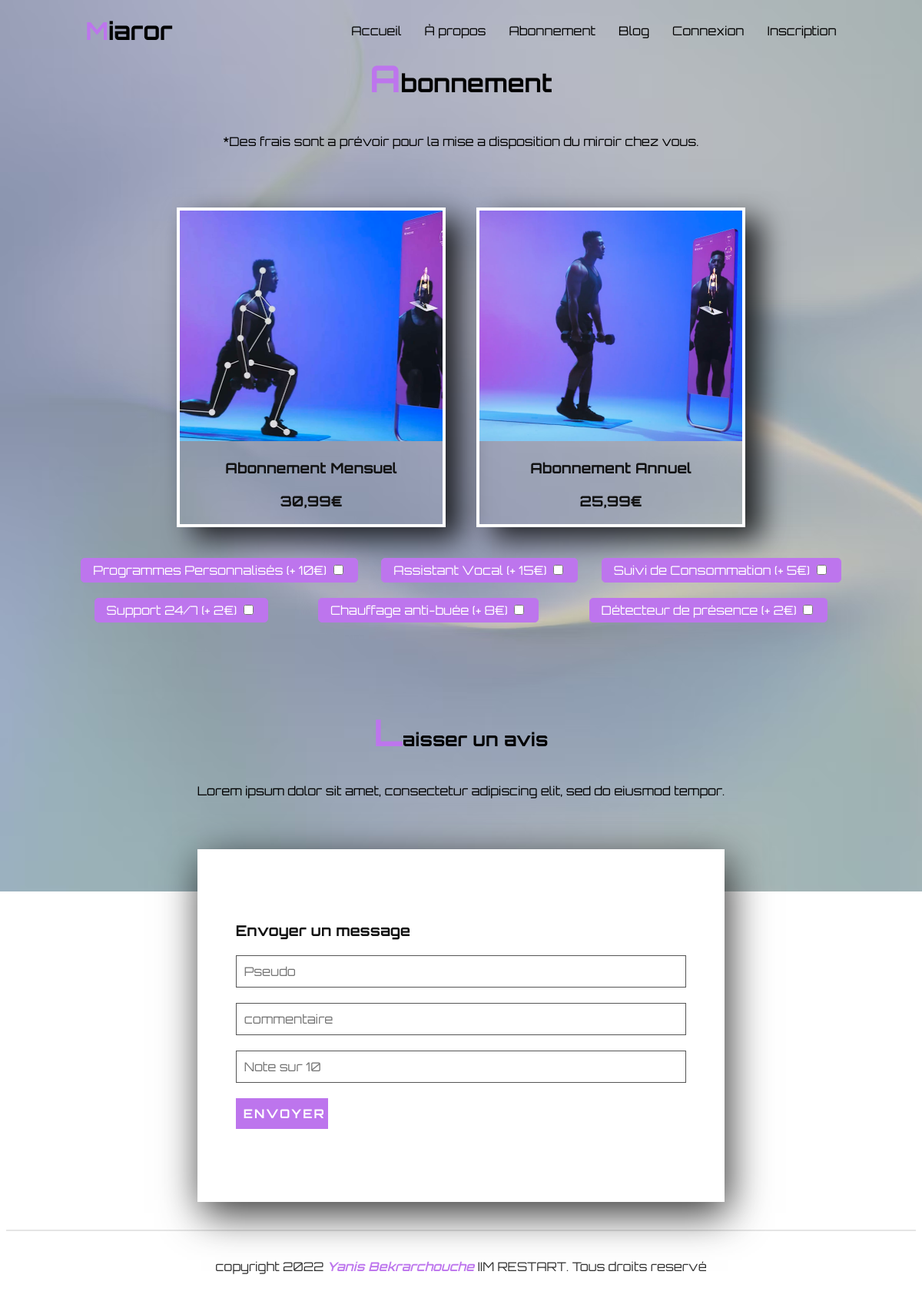
Page /abonnement.php on the committed database.
### tables this page shows
CREATE TABLE `boosts` (
  `id` int(11) NOT NULL,
  `name` varchar(50) NOT NULL,
  `cost` int(11) NOT NULL
);

### abonnement.php (the view, shortened to what this page needs)
<?php
include_once 'helpers/config.php';
$sel = $database->prepare('SELECT * FROM `boosts`');
$sel->execute();
$boosts = $sel->fetchAll(PDO::FETCH_ASSOC);
?>
<!DOCTYPE html>
<html lang="en">
<?php include ('./partials/head.php') ?>
<body>
    <?php include ('./partials/header.php') ?>
    <section class="Abonnement" id="abonnement">
    <div class="titre" id="col20">
        <h2 class="titre-texte"><span>A</span>bonnement </h2>
        <p>*Des frais sont a prévoir pour la mise a disposition du miroir chez vous.</p>
    </div>
    <div class="contenu">
        <div class="pipi">
            <img class="imbox" src="./images/c1.jpg" alt="">
            <h3 class="text">Abonnement Mensuel</h3>
            <h3 class="text" id="prix1"> 30,99€</h3>
        </div>
        <div class="pipi">
            <img class="imbox" src="./images/c2.jpg" alt="">
            <h3 class="text">Abonnement Annuel</h3>
            <h3 class="text" id="prix2"> 25,99€</h3>
        </div>
    </div>
    <div class="titre" id="row20">
        <?php foreach($boosts as $boost): ?>
            <div class="button primary">
                <label for="boost-<?= $boost["id"] ?>"><?= $boost["name"] ?> (+ <?= $boost["cost"] ?>€)</label>
                <input type="checkbox" id="boost-<?= $boost["id"] ?>" class="boost"/>
            </div>
        <?php endforeach; ?>
    </div>
</section>
<section class="contact" id="contact">
<form method="post">
     <div class="titre noir">
         <h2 class="titre-text"><span>L</span>aisser un avis</h2>
         <p>Lorem ipsum dolor sit amet, consectetur adipiscing elit, sed do eiusmod tempor.</p>
     </div>
     <div class="contactform">
         <h3>Envoyer un message</h3>
         <div class="inputboite">
             <input type="text" name="name" placeholder="Pseudo">
         </div>
         <div class="inputboite">
            <input type="text" name="message" placeholder="commentaire">
         </div>
         <div class="inputboite">
            <input type="number" name="note" placeholder="Note sur 10">
         </div>
         <div class="inputboite">
             <input type="submit" value="envoyer">
         </div>
     </div>
</form>
</section>
    <?php include ('./partials/footer.php') ?>
</body>
</html>

### style.css (style rules this page uses)
* { padding: 0px; box-sizing: border-box; font-family: 'Orbitron', sans-serif; scroll-behavior: smooth; }
p { font-weight: 300; color: var(--main-color); }
body { background-image: url(./images/banniere\ fond.png ); background-repeat: no-repeat; background-attachment: fixed; }
.navbar a, input { color: rgb(0, 0, 0); text-decoration: none; font-weight: 200; background: none; border: none; font-size: inherit; cursor: pointer; }
section { padding: 36px; }
.titre-texte { color: #000; font-size: 2em; font-weight: 300px; text-transform: capitalize; }
.titre-texte span { color: #bd75ed; font-size: 1.5em; font-weight: 700px; }
.titre { display: flex; width: 100%; justify-content: center; align-items: center; flex-direction: column; }
.contenu { display: flex; justify-content: center; flex-wrap: wrap; margin-top: 40px; }
.contenu .pipi { width: 350px; margin: 20px; border: 4px solid #fff; box-shadow: 20px 15px 35px rgba(0,0,0, 0.8); }
.contenu .pipi .imbox { position: relative; width: 100%; height: 300px; object-fit: cover; }
.contenu .pipi .text { text-align: center; font-weight: 300px; color: #111; }
#col20 { display: flex; flex-direction: column; }
#row20 { display: flex; flex-direction: row; flex-wrap: wrap; gap: 20px; max-width: 1000px; margin: 20px auto; }
.contact { width: 100%; background-position: unset; display: flex; flex-direction: column; justify-content: center; align-items: center; }
.contactform { padding: 75px 50px; background: #fff; box-shadow: 5px 15px 50px rgba(0,0,0, 0.8); width: 100%; margin-top: 50px; }
.contactform .inputboite { position: relative; width: 100%; margin: 20px 0; }
.contactform h3 { color: #111; font-size: 1.2em; margin-bottom: 20px; }
.contactform .inputboite input, .contactform .inputboite textarea { width: 100%; border: 1px solid #555; padding: 10px; color: #111; outline: none; font-size: 16px; font-weight: 300; resize: none; }
.contactform .inputboite input[type="submit"] { font-size: 1em; font-weight: 700; color: #ffff; background: #bd75ed; display: inline-block; cursor: pointer; text-transform: uppercase; text-decoration: none; letter-spacing: 2px; outline: none; border: none; transition: 0.5s; max-width: 120px; align-items: center; justify-content: center; }
.contact .titre-text span { color: #bd75ed; font-size: 2em; }
img { width: 100%; }
.button { color: var(--variant-color-1); border: 1px solid var(--variant-color-1); background: none; border-radius: 5px; padding: 5px 15px; width: fit-content; margin: 0 auto; cursor: pointer; user-select: none; }
.button * { color: inherit; cursor: pointer; }
.button:hover, .button.primary { color: var(--variant-color-2); background-color: var(--variant-color-1); }
.primary { --variant-color-1: #bd75ed; --variant-color-2: #fff; }

### rows in the picture
boosts: name "Programmes Personnalisés", cost "10"
boosts: name "Assistant Vocal", cost "15"
boosts: name "Suivi de Consommation", cost "5"
boosts: name "Support 24/7", cost "2"
boosts: name "Chauffage anti-buée", cost "8"
boosts: name "Détecteur de présence", cost "2"
